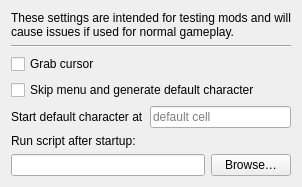
     <widget class="QWidget" name="Testing">
      <attribute name="title">
       <string>Testing</string>
      </attribute>
      <layout class="QVBoxLayout">
       <item>
        <widget class="QLabel" name="testingLabel">
         <property name="text">
          <string>These settings are intended for testing mods and will cause issues if used for normal gameplay.</string>
         </property>
         <property name="wordWrap">
          <bool>true</bool>
         </property>
        </widget>
       </item>
       <item>
        <widget class="Line" name="testingLine">
         <property name="orientation">
          <enum>Qt::Horizontal</enum>
         </property>
        </widget>
       </item>
       <item>
        <widget class="QCheckBox" name="grabCursorCheckBox">
         <property name="toolTip">
          <string>&lt;html&gt;&lt;head/&gt;&lt;body&gt;&lt;p&gt;OpenMW will capture control of the cursor if this setting is true.&lt;/p&gt;&lt;p&gt;In “look mode”, OpenMW will center the cursor regardless of the value of this setting (since the cursor/crosshair is always centered in the OpenMW window). However, in GUI mode, this setting determines the behavior when the cursor is moved outside the OpenMW window. If true, the cursor movement stops at the edge of the window preventing access to other applications. If false, the cursor is allowed to move freely on the desktop.&lt;/p&gt;&lt;p&gt;This setting does not apply to the screen where escape has been pressed, where the cursor is never captured. Regardless of this setting “Alt-Tab” or some other operating system dependent key sequence can be used to allow the operating system to regain control of the mouse cursor. This setting interacts with the minimize on focus loss setting by affecting what counts as a focus loss. Specifically on a two-screen configuration it may be more convenient to access the second screen with setting disabled.&lt;/p&gt;&lt;p&gt;Note for developers: it’s desirable to have this setting disabled when running the game in a debugger, to prevent the mouse cursor from becoming unusable when the game pauses on a breakpoint.&lt;/p&gt;&lt;/body&gt;&lt;/html&gt;</string>
         </property>
         <property name="text">
          <string>Grab cursor</string>
         </property>
        </widget>
       </item>
       <item>
        <widget class="QCheckBox" name="skipMenuCheckBox">
         <property name="text">
          <string>Skip menu and generate default character</string>
         </property>
        </widget>
       </item>
       <item>
        <layout class="QHBoxLayout" name="startDefaultCharacterAtHorizontalLayout">
         <item>
          <spacer name="startDefaultCharacterAtHorizontalSpacer">
           <property name="orientation">
            <enum>Qt::Horizontal</enum>
           </property>
           <property name="sizeType">
            <enum>QSizePolicy::Fixed</enum>
           </property>
           <property name="sizeHint" stdset="0">
            <size>
             <width>0</width>
             <height>0</height>
            </size>
           </property>
          </spacer>
         </item>
         <item>
          <widget class="QLabel" name="startDefaultCharacterAtLabel">
           <property name="text">
            <string>Start default character at</string>
           </property>
          </widget>
         </item>
         <item>
          <widget class="QLineEdit" name="startDefaultCharacterAtField">
           <property name="placeholderText">
            <string>default cell</string>
           </property>
          </widget>
         </item>
        </layout>
       </item>
       <item>
        <widget class="QLabel" name="label">
         <property name="text">
          <string>Run script after startup:</string>
         </property>
        </widget>
       </item>
       <item>
        <layout class="QHBoxLayout" name="runScriptAfterStartupHorizontalLayout">
         <item>
          <widget class="QLineEdit" name="runScriptAfterStartupField"/>
         </item>
         <item>
          <widget class="QPushButton" name="runScriptAfterStartupBrowseButton">
           <property name="text">
            <string>Browse…</string>
           </property>
          </widget>
         </item>
        </layout>
       </item>
       <item>
        <spacer>
         <property name="orientation">
          <enum>Qt::Vertical</enum>
         </property>
         <property name="sizeHint" stdset="0">
          <size>
           <width>0</width>
           <height>0</height>
          </size>
         </property>
        </spacer>
       </item>
      </layout>
     </widget>
